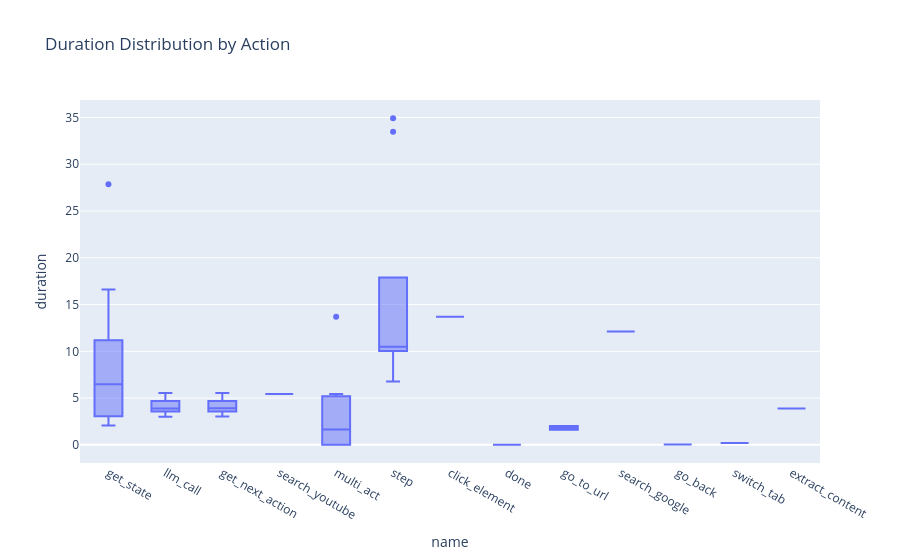

Here is the notebook cell this chart was saved with:
### Code cell
# Duration Distribution per Action
fig = px.box(df, x='name', y='duration', title='Duration Distribution by Action')
fig.show()

### Figure 1 — Plotly figure (JSON) as saved in the notebook; plotly's stock layout.template omitted (floating-point values rounded to 4 significant figures)
{"data": [{"alignmentgroup": "True", "hovertemplate": "name=%{x}<br>duration=%{y}<extra></extra>", "legendgroup": "", "marker": {"color": "#636efa"}, "name": "", "notched": false, "offsetgroup": "", "orientation": "v", "showlegend": false, "type": "box", "x": ["get_state", "llm_call", "get_next_action", "search_youtube", "multi_act", "step", "get_state", "llm_call", "get_next_action", "click_element", "multi_act", "step", "get_state", "llm_call", "get_next_action", "done", "multi_act", "step", "get_state", "llm_call", "get_next_action", "go_to_url", "multi_act", "step", "get_state", "llm_call", "get_next_action", "done", "multi_act", "step", "get_state", "llm_call", "get_next_action", "get_state", "llm_call", "get_next_action", "search_google", "get_state", "llm_call", "get_next_action", "go_back", "multi_act", "step", "get_state", "llm_call", "get_next_action", "switch_tab", "extract_content", "multi_act", "step", "get_state", "llm_call", "get_next_action", "go_to_url", "multi_act", "step", "get_state", "llm_call", "get_next_action", "done", "multi_act", "step"], "x0": " ", "xaxis": "x", "y": [2.569, 4.686, 4.696, 5.429, 5.434, 12.71, 16.6, 4.599, 4.605, 13.7, 13.71, 34.93, 27.88, 5.544, 5.547, 0.0, 0.01613, 33.47, 4.934, 3.571, 3.574, 2.003, 2.009, 10.52, 6.475, 3.522, 3.556, 0.0, 0.01096, 10.05, 11.55, 3.897, 3.917, 10.06, 5.349, 5.506, 12.12, 6.825, 3.555, 3.566, 0.02682, 0.06535, 10.5, 2.079, 3.01, 3.026, 0.1876, 3.884, 5.119, 10.26, 4.506, 3.839, 3.839, 1.628, 1.633, 9.999, 2.062, 4.682, 4.682, 0.0, 0.0, 6.761], "y0": " ", "yaxis": "y"}], "layout": {"boxmode": "group", "legend": {"tracegroupgap": 0}, "title": {"text": "Duration Distribution by Action"}, "xaxis": {"anchor": "y", "domain": [0, 1], "title": {"text": "name"}}, "yaxis": {"anchor": "x", "domain": [0, 1], "title": {"text": "duration"}}}}
